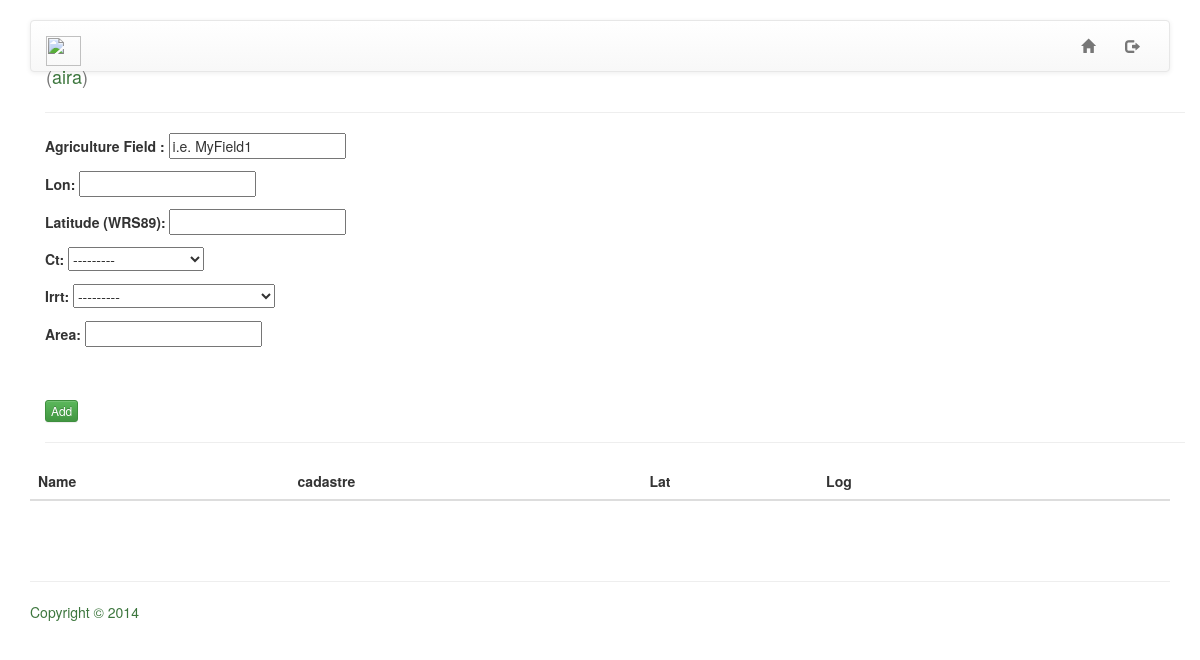
Before: /create_agrifield (signed in) with the older database file.
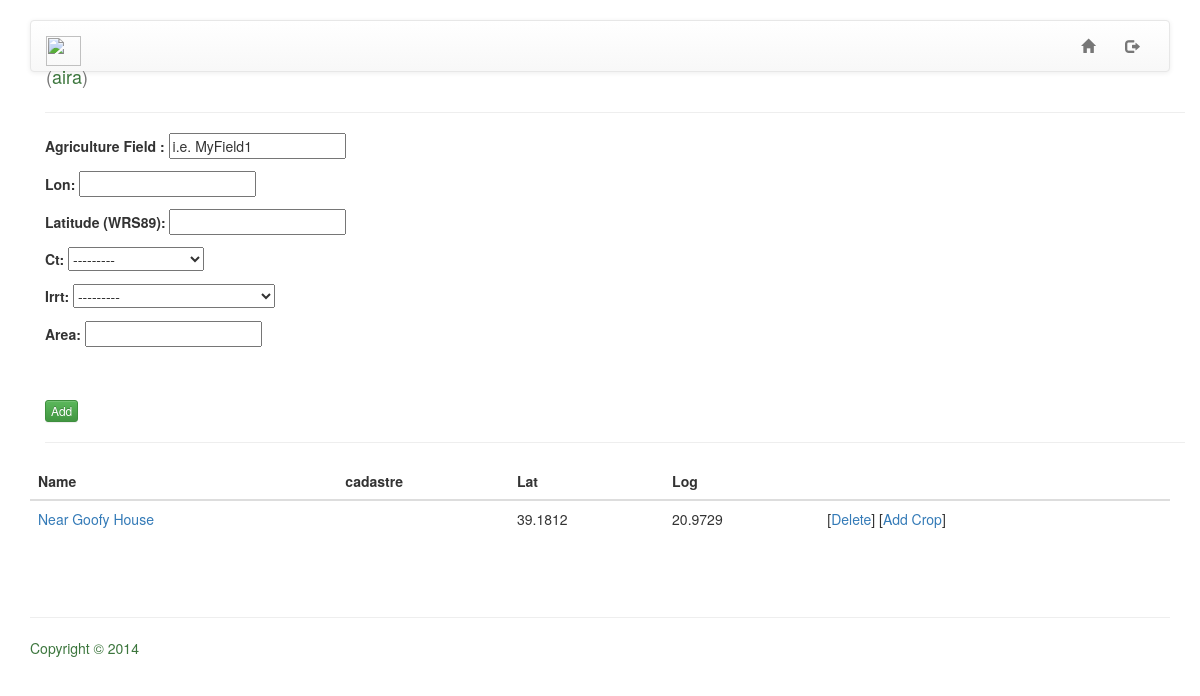
After: the same page with the newer database file.
### aira/models.py (models this page shows, shortened)
class Agrifield(models.Model):
    owner = models.ForeignKey(User)
    name = models.CharField(max_length=255,
                            default='i.e. MyField1')
    lon = models.FloatField()
    lat = models.FloatField()
    ct = models.ForeignKey(CropType)
    irrt = models.ForeignKey(IrrigationType)
    area = models.FloatField()
    class Meta:
        ordering = ('-name',)
        verbose_name_plural = 'Agrifields'

### aira/views.py (the view, shortened to what this page needs)
class CreateAgrifield(CreateView):
    model = Agrifield
    form_class = AgrifieldForm
    success_url = "/home"
    @method_decorator(login_required)
    def dispatch(self, *args, **kwargs):
        return super(CreateAgrifield, self).dispatch(*args, **kwargs)
    def get_context_data(self, **kwargs):
        context = super(CreateAgrifield, self).get_context_data(**kwargs)
        try:
            context['agrifields'] = Agrifield.objects.filter(owner=self.request.user).all()
        except Agrifield.DoesNotExist:
            context['agrifields'] = None
        return context

### aira/forms.py
class AgrifieldForm(forms.ModelForm):
    class Meta:
        model = Agrifield
        exclude = ('owner',)
        labels = {
            'name': _('Agriculture Field '),
            'lat': _('Latitude (WRS89)'),
        }

### aira/models.py (called while the page is built)
    def __unicode__(self):
        return "CropType: {}".format(self.ct_name)

    def __unicode__(self):
        return "IrrigationType: {}".format(self.irrt_name)

### aira/templates/aira/agrifield_form.html (shortened to what this page needs)
{% extends 'base.html' %}
{% load bootstrap3 %}
{% block content %}
<div class="container">
<hr>
	<div>
		<form class="form" role="form"
            method="post">{% csrf_token %}
    		{{ form.as_p }}
            <br><br>
            <button type="submit" class="btn btn-success btn-xs">Add</button>
		</form>
	</div>
	<hr>
</div>
<div>
	<table class="table">
    <thead>
        <tr>
            <th>Name</th>
            <th>cadastre</th>
            <th>Lat</th>
            <th>Log <th>
           	<th colspan="2"> </th>
        </tr>
    </thead>
    <tbody>
{% for f in agrifields %}
        <tr>
            <td><a href="{% url 'update_agrifield' f.id %}"> {{ f.name}}</a></td>
            <td>{{ f.cadastre }}</td>
            <td>{{ f.lat }}</td>
            <td>{{ f.lon }}</td>
        	<td colspan="2">
        		[<a href="{% url 'delete_agrifield' f.id %}">Delete</a>]
				[<a href="{% url 'add_crop' f.id %}">Add Crop</a>]
        	</td>
        </tr>
   	{% endfor%}
	    </tbody>
</table>
</div>
{% endblock %}

Changed rows visible on the page:
added Agrifield: name "Near Goofy House", lat "39.1812", lon "20.9729"
